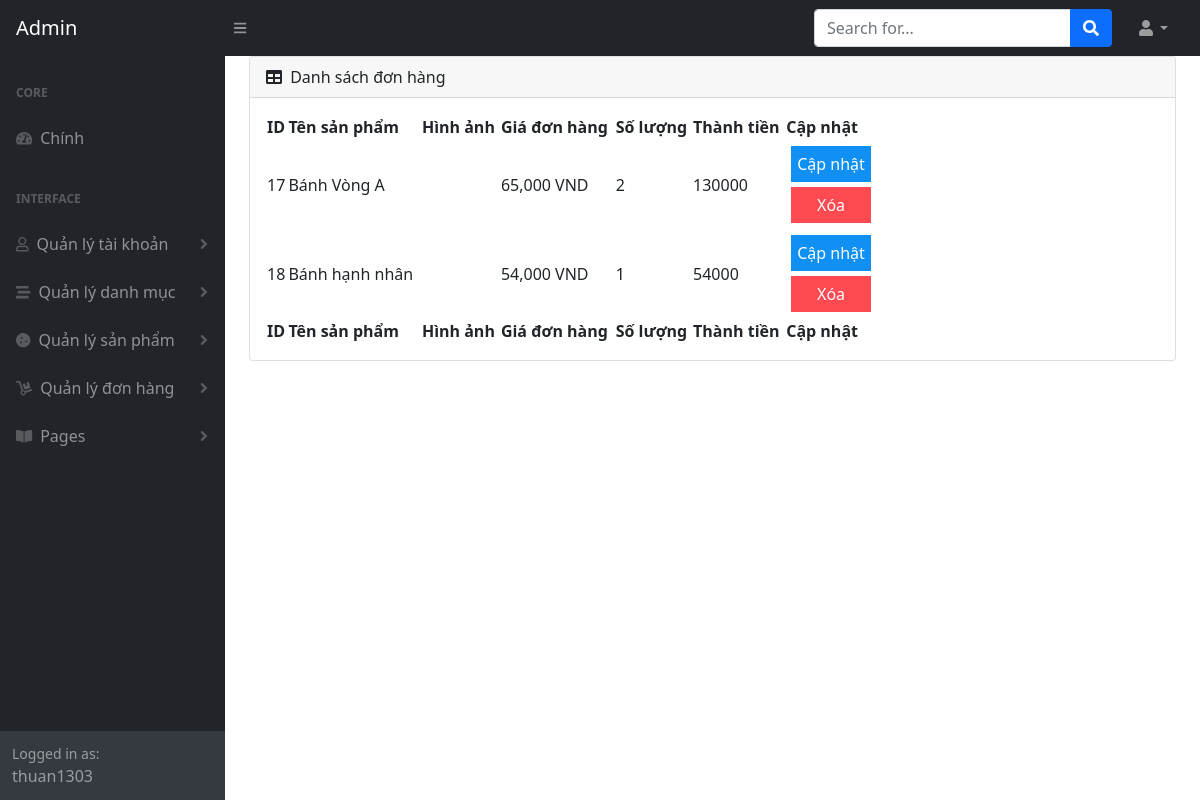
Screenshot of /admin/index.php?module=detailsorder&id=11 (signed in) with the database file from the repository.
### tables this page shows
CREATE TABLE `product` (
  `id` int(10) NOT NULL,
  `name` varchar(255) NOT NULL,
  `image` varchar(255) NOT NULL,
  `description` varchar(255) NOT NULL,
  `price` double NOT NULL,
  `cat_id` int(10) NOT NULL
);

### admin/modules/detailsorder.php (the view, shortened to what this page needs)
<?php
    include('../conn.php');
?>
<div class="card mb-4">
        <div class="card-header">
            <i class="fas fa-table me-1"></i>
               Danh sách đơn hàng
        </div>
        <div class="card-body">
            <table id="datatablesSimple">
                <thead>
                    <tr>
                        <th>ID</th>
                        <th>Tên sản phẩm</th>
                        <th>Hình ảnh</th>
                        <th>Giá đơn hàng</th>
                        <th>Số lượng</th>
                        <th>Thành tiền</th>
                        <th>Cập nhật</th>
                    </tr>
                </thead>
                <tfoot>
                    <tr>
                        <th>ID</th>
                        <th>Tên sản phẩm</th>
                        <th>Hình ảnh</th>
                        <th>Giá đơn hàng</th>
                        <th>Số lượng</th>
                        <th>Thành tiền</th>
                        <th>Cập nhật</th>
                    </tr>
                </tfoot>
                <tbody>
                <?php
                    if(isset($_GET["id"]))
                    {
                        $sql_query = "SELECT * FROM `order-details`, `product` WHERE `order-details`.`id`=`product`.`id` AND `order_id` =".$_GET["id"];
                        $result = mysqli_query($connect, $sql_query);
                    }
                    while($row = mysqli_fetch_array($result)) {?>
                    <tr>
                        <td><?php echo $row["orderdetail_id"] ?></td>
                        <td><?php echo $row["name"] ?></td>
                        <td><img src="../upload/<?php echo $row["image"] ?>" alt=""></td>
                        <td><?php echo number_format($row["price"], 0, '', ',') ?> VND</td>
                        <td><?php echo $row["quantity"] ?></td>
                        <td><?php echo $row["total"] ?></td>
                        <td style="width: 15%;">
                            <a href="?module=updateorder&id=<?php echo $row["orderdetail_id"]?>" name="update">Cập nhật</a>
                            <a href="?module=deleteorder&id=<?php echo $row["orderdetail_id"]?>" onclick="return confirm('Bạn có chắc chắn muốn xóa không?')" name="remove">Xóa</a>
                        </td>
                    </tr>
                   <?php }
                   ?>
                </tbody>
                </div>
    </div>

### admin/modules/detailsorder.php (style rules this page uses)
tbody td a { display: block; margin: 5px; text-align: center; }
tbody td a:first-child { padding: 5px; background-color: #0F90F2; color: #fff; text-decoration: none; border: 1px solid #0F90F2; transition: 0.3s; }
tbody td a:nth-child(2) { padding: 5px; background-color: #FF4A52; color: #fff; text-decoration: none; border: 1px solid #FF4A52; transition: 0.3s; }

### rows the page displays
order-details: orderdetail_id "17", product.name "Bánh Vòng A", product.price "65,000", quantity "2", total "130000"
order-details: orderdetail_id "18", product.name "Bánh hạnh nhân", product.price "54,000", quantity "1", total "54000"

### other values shown
$_SESSION["login"]["1"] "thuan1303"
